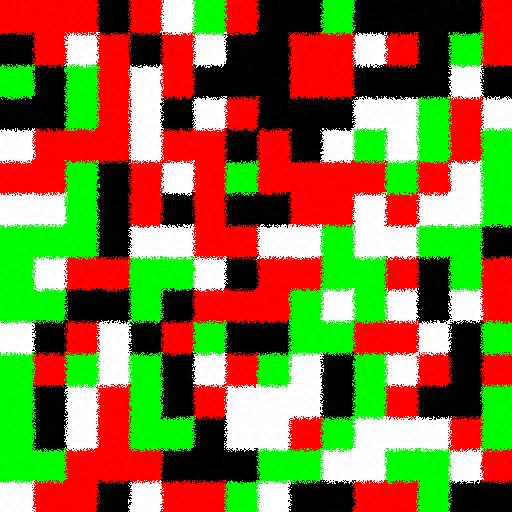
Frame 1 (no input)
Frame 60 (the mouse pressed at the canvas centre just before this capture): identical to frame 1, image omitted
Frame 120 (the mouse held since frame 60 and released just before this capture): identical to frame 1, image omitted

The Processing sketch that drew this single still picture (run headless with seeded random() and noise(); from frame 60 on, the mouse is pressed at the canvas centre):

// Processing sketch: texture_blexture
// ── texture_blexture.pde
final int TILE_SIZE = 32;
final int W = 512;
final int H = 512;
final int TA = W / TILE_SIZE;
final int TD = H / TILE_SIZE;

final int FADE_SIZE = 4;
final float COLOUR_DRIFT = 5;
void settings() {
  size(W, H);
}



Tile[][] tiles;
void setup() {
  tiles = new Tile[TA][TD];
  for (int x = 0; x < TA; x += 1) {
    for (int y = 0; y < TD; y += 1) {
      Tile t = new Tile(x, y);
      tiles[x][y] = t;
    }
  }
  proc();
}

Tile getTile(int x, int y) {
  return tiles[x][y];
}

void proc() {


  for (int x = 0; x < TA; x += 1) {
    for (int y = 0; y < TD; y += 1) {
      Tile t = getTile(x, y);
      println("me = " + t.x + "," + t.y); 
      PImage n;
      boolean useBase = true;

      if (y > 0) {
        Tile north = getTile(x, y-1);

        n = north.get(0, TILE_SIZE-FADE_SIZE, TILE_SIZE, FADE_SIZE, useBase);    
        t.northCombine(n);
        println("north = " + north.x + "," + north.y);
      }

      if (x > 0) {
        Tile west = getTile(x-1, y);



        n = west.get(TILE_SIZE-FADE_SIZE, 0, FADE_SIZE, TILE_SIZE, useBase);
        println("west = " + west.x + "," + west.y);
        t.westCombine(n);
      }
      useBase = false;
    }
  }
}

void draw() {
  background(0);


  for (int x = 0; x < TA; x += 1) {
    for (int y = 0; y < TD; y += 1) {
      Tile t = tiles[x][y];
      t.draw();
      stroke(0);
    }
  }
}

// ── TilesClass.pde
color[] colours = {color(0), color(255), color(255, 0, 0), color(0, 255, 0)};

class Tile {
  PImage img, imgBase;
  int x, y;
  color c;
  Tile(int x, int y) {
    this.x = x;
    this.y = y;
    img = createImage(TILE_SIZE, TILE_SIZE, ARGB);
    imgBase = createImage(TILE_SIZE, TILE_SIZE, ARGB);
    c = colours[floor(random(colours.length))];
    img.loadPixels();
    int p = 4;
    for (int xx = 0; xx < TILE_SIZE-2; xx += p) {
      for (int yy = 0; yy < TILE_SIZE-2; yy += p) {

        float r = red(c) + random(-COLOUR_DRIFT, COLOUR_DRIFT);
        float g = green(c) + random(-COLOUR_DRIFT, COLOUR_DRIFT);
        float b = blue(c) + random(-COLOUR_DRIFT, COLOUR_DRIFT);

        for (int xi = 0; xi <= p-1; xi += 1) {
          for (int yi = 0; yi <= p-1; yi += 1) {
            img.pixels[(yi + yy) * TILE_SIZE + (xi + xx)] = color(r, g, b);
          }
        }
      }
    }
    img.updatePixels();
    imgBase.copy(img, 0, 0, TILE_SIZE, TILE_SIZE, 0, 0, TILE_SIZE, TILE_SIZE);
  }


  void draw() {
    image(img, x * TILE_SIZE, y * TILE_SIZE);
    //stroke(0);
    //noFill();
    //rect(x * TILE_SIZE, y * TILE_SIZE, TILE_SIZE, TILE_SIZE);
  }

  PImage get(int px, int py, int w, int h, boolean getBase) {


    PImage uImg = getBase ? imgBase : img;
    PImage nImg = createImage(w, h, ARGB);
    nImg.copy(uImg, px, py, w, h, 0, 0, w, h);
    return nImg;
  }

  void northCombine(PImage imgB) {
    float fade = 1;
    img.loadPixels();
    imgB.loadPixels();
    for (int x = 0; x < TILE_SIZE; x += 1) {
      for (int y = 0; y < imgB.height; y += 1) {
        fade = map(float(y) / float(imgB.height), 0, 1, 0.8, 0);
        if (random(1) < fade) {
          img.pixels[y * TILE_SIZE + x] =imgB.get(x, y); //lerpColor(img.get(x, y), imgB.get(x, y), fade);
        }
      }
    }
    img.updatePixels();
  }

  void westCombine(PImage imgB) {
    float fade = 1;
    img.loadPixels();
    imgB.loadPixels();
    for (int y = 0; y < TILE_SIZE; y += 1) {
      for (int x = 0; x < imgB.width; x += 1) {

        fade = map(float(x) / float(imgB.width), 0, 1, 0.8, 0);
        if (random(1) < fade) {
        img.pixels[y * TILE_SIZE + x] = imgB.get(x, y);//lerpColor(img.get(x, y), imgB.get(x, y), fade);
        }
      }
    }
    img.updatePixels();
  }
}
